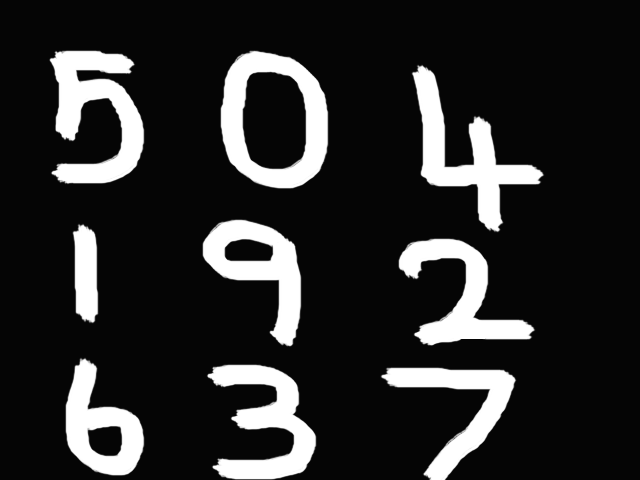
#> input picture week_4/Q2_a/hdraw.png, 640 x 480 px
$ python hdraw_cross_corr.py
#> lines starting #> are read from the running program, lines starting #| are printed output that depends on the picture
import cv2


img1=cv2.imread("hdraw.png")
#> img1 is the input picture: shape (480, 640, 3); min 5, max 255, mean 43.3
img0=cv2.imread("0.png")
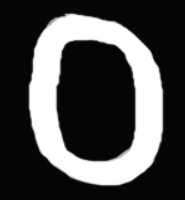
#> input picture week_4/Q2_a/0.png, 185 x 200 px
#> img0 is the input picture: shape (200, 185, 3); min 5, max 255, mean 75.9
img1=cv2.imread("1.png")
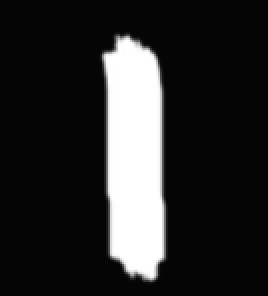
#> input picture week_4/Q2_a/1.png, 134 x 148 px (shown 2 times larger)
#> img1 is the input picture: shape (148, 134, 3); min 5, max 255, mean 43.7
img2=cv2.imread("2.png")
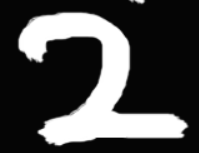
#> input picture week_4/Q2_a/2.png, 199 x 153 px
#> img2 is the input picture: shape (153, 199, 3); min 5, max 255, mean 73.6
img3=cv2.imread("3.png")
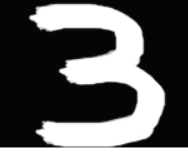
#> input picture week_4/Q2_a/3.png, 188 x 152 px
#> img3 is the input picture: shape (152, 188, 3); min 5, max 255, mean 89.3
img4=cv2.imread("4.png")
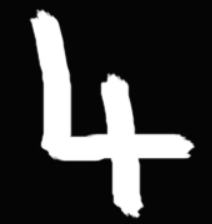
#> input picture week_4/Q2_a/4.png, 212 x 224 px
#> img4 is the input picture: shape (224, 212, 3); min 5, max 255, mean 56.5
img5=cv2.imread("5.png")
img6=cv2.imread("6.png")
img7=cv2.imread("7.png")
img9=cv2.imread("9.png")

#print(img1, img2)
m=img1.shape[0]
#> m = 148
n=img1.shape[1]
#> n = 134

a=img2.shape[0]
#> a = 153
b=img2.shape[1]
#> b = 199


cor_mat=[[-9 for i in range(n+b-1)] for j in range(m+a-1)]
max1=0
max_posx=0
max_posy=0
for x in range(m+a-1):
	for y in range(n+b-1):
		sum1=0
		for j in range(int(-(b-1)/2), int((b-1)/2)):
			sum2=0
			for i in range(int(-(a-1)/2), int((a-1)/2)):
				#print(x, y, j, i)
				if(x+i<256 and y+j<256):
#> (the run stopped early here; a loop or call above may not have finished)
